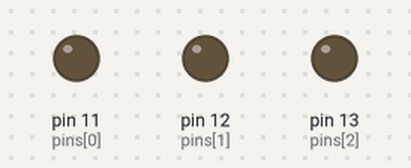
The sketch below on a simulated Arduino Uno, built with avr-gcc and run on an emulated ATmega328P. On the bench: output pins drawn as LEDs (lit = HIGH).

Above: at 0.5 s.
At 2.5 s:
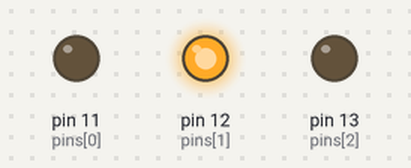
At 3.5 s:
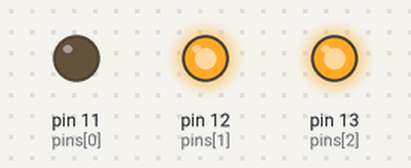
At 4.5 s:
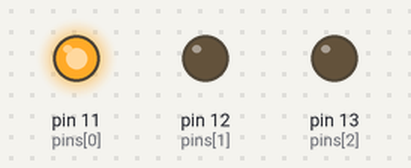
At 6.5 s:
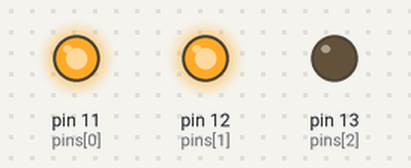
At 9.5 s:
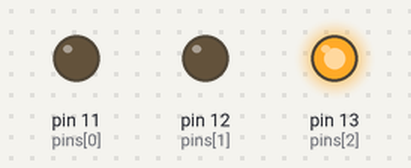
Timing chart, 0 to 10.4 s (numbered marks = the images above):
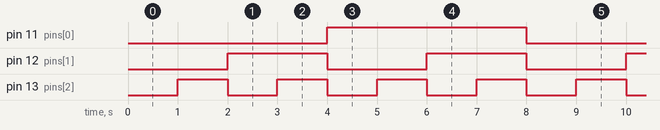

The sketch:

RGB.ino
```cpp
// (licence header left out)
int red = 13;
int blue=12;
int green=11;

int matrix[8][3]={{0,0,0},
				  {0,0,1},
				  {0,1,0},
				  {0,1,1},
				  {1,0,0},
				  {1,0,1},
				  {1,1,0},
				  {1,1,1}};
int pins[]={11,12,13};

int i,j;

void setup() {
  for(i=0;i<3;i++)
      {
        pinMode(pins[i],OUTPUT);
      }
}

void loop() {

  for(i=0;i<8;i++)
  {
    for(j=0;j<3;j++)
      {
        digitalWrite(pins[j],matrix[i][j]);
      }
    delay(1000);
  }

}
```

Measured:
- by itself, pin 11 (pins[0]): alternates HIGH for 4.0 s and LOW for 4.0 s
- by itself, pin 12 (pins[1]): alternates HIGH for 2.0 s and LOW for 2.0 s
- by itself, pin 13 (pins[2]): alternates HIGH for 1.0 s and LOW for 1.0 s
